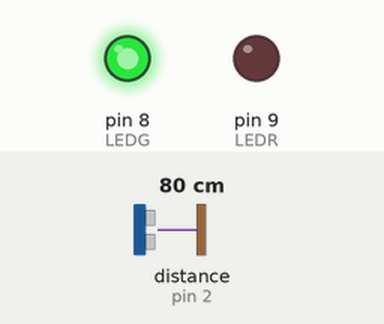
The sketch below on a simulated Arduino Uno, built with avr-gcc and run on an emulated ATmega328P. Shown: output pins drawn as LEDs (lit = HIGH). Wiring (inferred from the names in the program): ultrasonic range finder: trigger pin 3; echo pin 2. The test bench sets the inputs (shaded band); at power-on: distance to the obstacle (sensor on pin 2) 80 cm. The echo pulse lasts 58.3 µs per cm; pins used as bus, display or sensor lines are not drawn; what the sketch prints to the serial monitor is not drawn.

Above: at 1.2 s.
1.3 s: distance to the obstacle (sensor on pin 2) set to 2 cm
At 2.0 s:
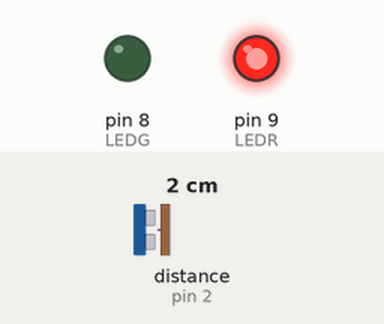
2.8 s: distance to the obstacle (sensor on pin 2) set to 4 cm
4.3 s: distance to the obstacle (sensor on pin 2) set to 7 cm
At 5.5 s:
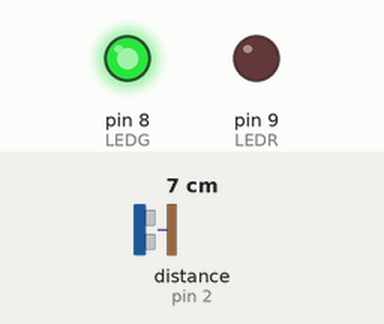
Timing chart, 0 to 7.3 s (numbered marks = the images above; inputs shaded):
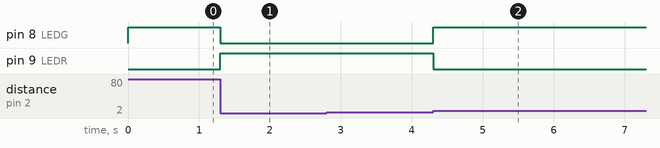

Measured:
- the behaviour switches between 5 and 6 cm on distance to the obstacle (sensor on pin 2) (found by bisection; images 1 and 2)
- after the input at 1.3 s, pin 8 (LEDG): HIGH → LOW at once; pin 9 (LEDR): LOW → HIGH at once
- after the input at 4.3 s, pin 8 (LEDG): LOW → HIGH at once; pin 9 (LEDR): HIGH → LOW at once

The sketch:

SmartGarbageBin.ino
```cpp
const int trig = 3;
const int echo = 2;

const int LEDG = 8;
const int LEDR = 9;

int duration = 0;
int distance = 0;

void setup()
{
  pinMode(trig , OUTPUT);
  pinMode(echo , INPUT);

  pinMode(LEDG , OUTPUT);
  pinMode(LEDR , OUTPUT);

  Serial.begin(9600);
}

void loop()
{
  //Smart garbage bin
  digitalWrite(trig , HIGH);
  delayMicroseconds(1000);
  digitalWrite(trig , LOW);

  duration = pulseIn(echo , HIGH);
  distance = (duration/2) / 28.5 ;
  Serial.println(distance);

  if ( distance >= 5 )
  {
    digitalWrite(LEDG, HIGH);
  }
  else
  {
    digitalWrite(LEDG, LOW);
  }

  if ( distance < 5 )
  {
    digitalWrite(LEDR, HIGH);
  }
  else
  {
    digitalWrite(LEDR, LOW);
  }
}
```
